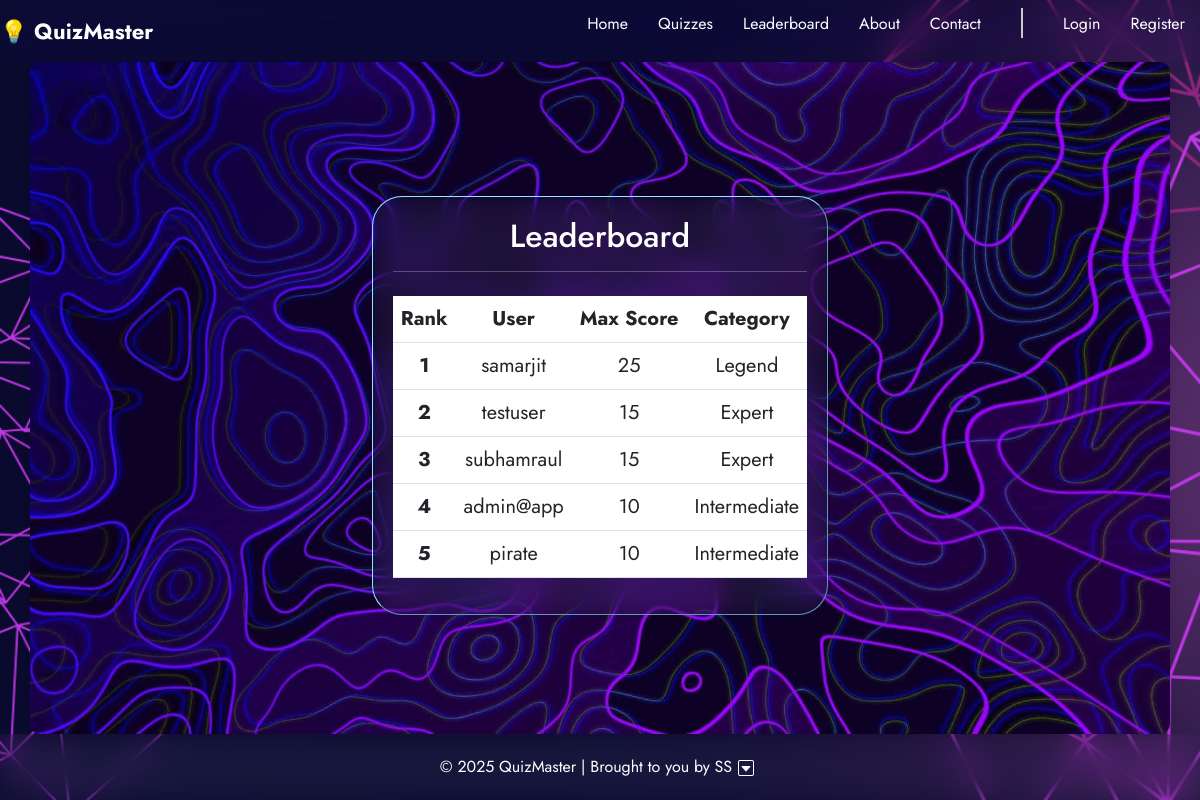
The app's page /leaderboard with its own data.
### app/models.py (models this page shows, shortened)
class User(db.Model,UserMixin):
    id=db.Column(db.Integer,primary_key=True)
    username=db.Column(db.String(20),unique=True,nullable=False)
    email=db.Column(db.String(),unique=True, nullable=False)
    pro_img=db.Column(db.String(),nullable=False,default='default.png')
    password=db.Column(db.String(10),nullable=False)
    max_score=db.Column(db.Integer,nullable=False,default=0)
    category=db.Column(db.String(),nullable=False,default='Starter')

### app/quiz/routes.py (the view)
@login_required
@quiz.route("/leaderboard")
def ldb():
    user_lst=User.query.all()
    user_lst=sorted(user_lst,key=lambda tup:tup.max_score,reverse=True)
    return render_template('leaderboard.html', title="Leaderboard",user_lst=user_lst)

### app/templates/leaderboard.html (shortened to what this page needs)
{% extends "layout.html" %}
        {% block content %}
            <div class="inner_cont1">
                <h2>Leaderboard</h2>
                <hr>
                    <table class="table table-hover mt-4 fs-5">
                        <thead>
                            <tr>
                                <th scope="col">Rank</th>
                                <th scope="col">User</th>
                                <th scope="col">Max Score</th>
                                <th scope="col">Category</th>
                            </tr>
                        </thead>
                        {% for user in user_lst %}
                            <tbody>
                                <tr>
                                    <th scope="row">{{loop.index}}</th>
                                    <td>{{user.username}}</td>
                                    <td>{{user.max_score}}</td>
                                    <td>{{user.category}}</td>
                                </tr>
                            </tbody>
                        {%endfor%}
                    </table>
            </div>
        {% endblock %}

### app/templates/layout.html (shortened to what this page needs)
<!DOCTYPE html>
<html lang="en">
<head>
    <link rel="stylesheet" href="{{ url_for('static', filename='styles.css') }}">
    <link href="https://cdn.jsdelivr.net/npm/bootstrap@5.3.0/dist/css/bootstrap.min.css" rel="stylesheet">
</head>
<body>
    <nav class="navbar">
        <div class="logo"> 💡 QuizMaster </div>
        <ul class="nav-links">
            <li><a href="{{ url_for('main.home') }}">Home</a></li>
            <li><a href=" {{ url_for('quiz.choose_category')}}">Quizzes</a></li>
            <li><a href="{{ url_for('quiz.ldb')}}">Leaderboard</a></li>
            <li><a href="{{url_for('main.about')}}">About</a></li>
            <li><a href="{{url_for('main.contact')}}">Contact</a></li>
            <li><div class="divider"></div></li>
            {% if current_user.is_authenticated %}
                <li><a href="{{url_for('users.profile')}}">{{ current_user.username}}</a></li>
                <li><a href="{{url_for('users.logout')}}">Logout</a></li>
            {% else %}
                <li><a href="{{ url_for('users.login') }}">Login</a></li>
                <li><a href="{{ url_for('users.register') }}">Register</a></li>
            {% endif %}
        </ul>
    </nav>
    <main class="container">
        {% block content %}{% endblock %}
    </main>
    <footer class="footer">
        <div class="footer-header">
            <p style="margin: 0px;">&copy; 2025 QuizMaster | Brought to you by SS </p>
            <button class="toggle-footer-menu">
            </button>
        </div>
    </footer>
</body>
</html>

### app/static/styles.css (style rules this page uses)
body, html { overflow: auto; height: 100%; }
body { font-family: Arial, sans-serif; margin: 0; padding: 0; background: linear-gradient(135deg, #f5f7fa, #c3cfe2); display: flex; flex-direction: column; min-height: 100vh; background-image: url('bg.png'); background-size: cover; background-position: center; color: rgb(187, 249, 255); position: relative; }
.navbar { display: flex; justify-content: space-between; font-family: "Jost", sans-serif; font-size: 20px; align-items: center; backdrop-filter:blur(15px) saturate(120%); padding: 15px 20px; color: white; text-align: center; }
.navbar .logo { font-size: 22px; color: white; font-weight: bold; }
.nav-links { list-style: none; padding: 0; display: flex; }
.nav-links li { margin: 0 15px; }
.nav-links a { color: white; text-decoration: none; font-size: 16px; transition: 0.3s; }
.container { margin: auto; padding: 20px; font-family: Jost, sans-serif; border-radius: 10px; box-shadow: 0px 4px 6px rgba(0, 0, 0, 0.1); flex-grow: 1; background-image: url('bg1.jpg'); background-blend-mode: overlay; background-size: cover; background-position: center; background-repeat: no-repeat; color: rgb(255, 255, 255); position: relative; display: flex; flex-direction: column; justify-content: center; align-items: center; height: 100vh; text-align: center; }
.footer { color: white; text-align: center; position: sticky; bottom: 0; width: 100%; padding: 10px; backdrop-filter: saturate(150%) blur(15px) brightness(80%) contrast(87%); }
.footer-header { display: flex; justify-content: center; align-items: center; flex-wrap: wrap; padding: 10px 20px; font-family: Jost, sans-serif; }
.toggle-footer-menu { background: none; border: none; color: white; font-size: 16px; cursor: pointer; }
.inner_cont1 { backdrop-filter: saturate(150%) blur(15px) brightness(80%) contrast(87%); border-radius: 30px; padding: 20px; border-style:outset; border-color: rgb(144, 233, 255); border-width: 0.5px; width: auto ; height:auto; }
.divider { border-left: 2px solid #ccc; height: 30px; margin: 0 10px; }

### records on screen
User: username "samarjit", max_score "25", category "Legend"
User: username "testuser", max_score "15", category "Expert"
User: username "subhamraul", max_score "15", category "Expert"
User: username "admin@app", max_score "10", category "Intermediate"
User: username "pirate", max_score "10", category "Intermediate"
